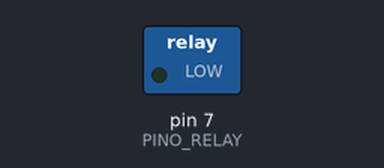
Recording of a sketch running on a simulated Arduino Uno, built with avr-gcc and run on an emulated ATmega328P. On the bench: switched loads named in the sketch (green lamp = pin HIGH).

Above: at 1.5 s.
At 4.0 s:
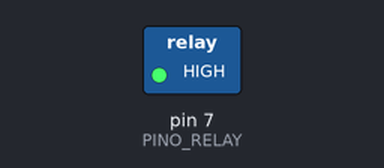
Timing chart, 0 to 6.5 s (numbered marks = the images above):
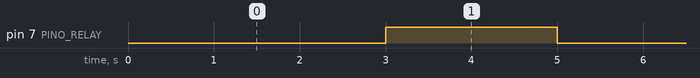

Measured:
- by itself, pin 7 (PINO_RELAY): alternates HIGH for 2.0 s and LOW for 3.0 s

The sketch:

Controle_Basico.ino
```cpp
/*
 * Exemplo: Controle Básico de Motor DC com Relay
 * Autor: Deividson Luiz Okopnik
 * Placa: Arduino Uno
 *
 * Descrição:
 * Este código demonstra como ligar e desligar um Motor DC utilizando um módulo Relay.
 * O motor DC será ligado por 3 segundos e desligado por 2 segundos, repetidamente.
 *
 * Componentes Necessários:
 * - 1x Arduino Uno
 * - 1x Módulo Relay (1 canal)
 * - 1x Motor DC (pequeno, 5V ou 12V)
 * - 1x Fonte de alimentação externa para o Motor DC (se for 12V)
 * - Jumpers
 *
 * Instruções de Ligação (Wiring):
 * 1. Ligar o pino de Sinal (IN) do Módulo Relay ao Pino Digital 7 do Arduino.
 * 2. Ligar o VCC do Módulo Relay ao 5V do Arduino.
 * 3. Ligar o GND do Módulo Relay ao GND do Arduino.
 * 4. Conectar a Fonte Externa (ou 5V do Arduino, se for motor 5V) ao terminal COMUM (COM) do Relay.
 * 5. Conectar um terminal do Motor DC ao terminal NORMALMENTE ABERTO (NO) do Relay.
 * 6. Conectar o outro terminal do Motor DC ao GND da Fonte Externa (ou GND do Arduino).
 *
 * Observações:
 * O Relay atua como um interruptor controlado pelo Arduino.
 * A maioria dos módulos Relay é acionada com LOW (nível lógico baixo).
 * Certifique-se de que a fonte de alimentação do motor DC seja compatível com o motor.
 */

// Define o pino de controle do Relay
#define PINO_RELAY 7

void setup() {
  // Configura o pino do Relay como saída
  pinMode(PINO_RELAY, OUTPUT);

  // Garante que o motor comece desligado (Relay desativado)
  // Se o seu módulo for acionado com HIGH, mude para digitalWrite(PINO_RELAY, HIGH);
  digitalWrite(PINO_RELAY, HIGH);
}

void loop() {
  // Liga o Motor DC (aciona o Relay)
  // Se o seu módulo for acionado com HIGH, mude para digitalWrite(PINO_RELAY, HIGH);
  digitalWrite(PINO_RELAY, LOW);
  delay(3000); // Motor ligado por 3 segundos

  // Desliga o Motor DC (desativa o Relay)
  // Se o seu módulo for acionado com HIGH, mude para digitalWrite(PINO_RELAY, LOW);
  digitalWrite(PINO_RELAY, HIGH);
  delay(2000); // Motor desligado por 2 segundos
}
```
